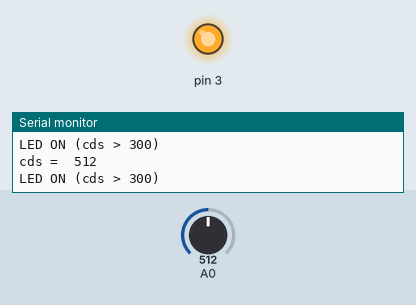
A sketch run on a simulated Arduino Uno, built with avr-gcc and run on an emulated ATmega328P. On the bench: output pins drawn as LEDs (lit = HIGH), the last lines printed to the serial monitor. The inputs (shaded band) are chosen by the test bench; at power-on: A0 = 512.

Above: at 1.2 s.
1.3 s: A0 set to 316
2.8 s: A0 set to 282
At 3.6 s:
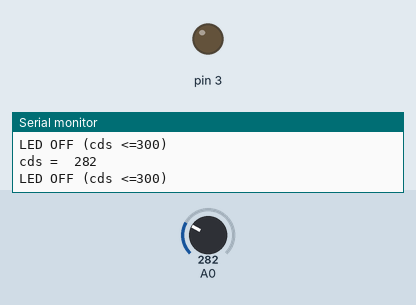
4.3 s: A0 set to 306
At 5.0 s:
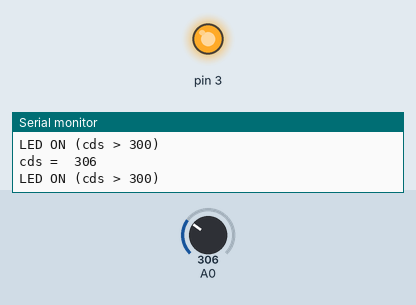
5.9 s: A0 set to 290
At 6.4 s:
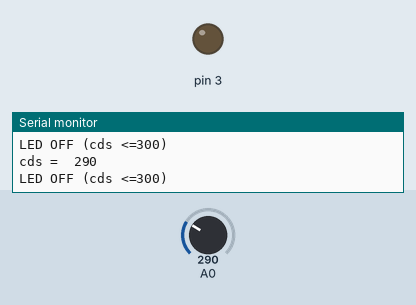
Timing chart, 0 to 8.5 s (numbered marks = the images above; inputs shaded):
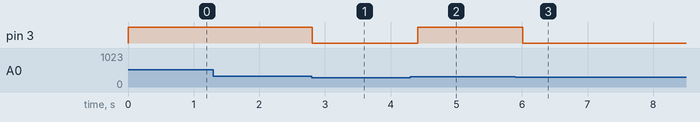

Measured:
- the behaviour switches between 301 and 300 on A0 (found by bisection; images 0 and 1)
- after the input at 2.8 s, pin 3: HIGH → LOW at once
- after the input at 4.3 s, pin 3: LOW → HIGH after 0.11 s
- after the input at 5.9 s, pin 3: HIGH → LOW after 0.12 s

The sketch:

CdS_2.ino
```cpp
void setup() {
  Serial.begin(9600);
  pinMode(3, OUTPUT);
}

void loop() {
  int cdsValue = analogRead(A0);

  Serial.print("cds =  ");
  Serial.println(cdsValue);

  if (cdsValue > 300) {
    digitalWrite(3, HIGH);
    Serial.println("LED ON (cds > 300)");
  }

  else {
    digitalWrite(3, LOW);
    Serial.println("LED OFF (cds <=300)");
  }
  delay(200);
}
```
